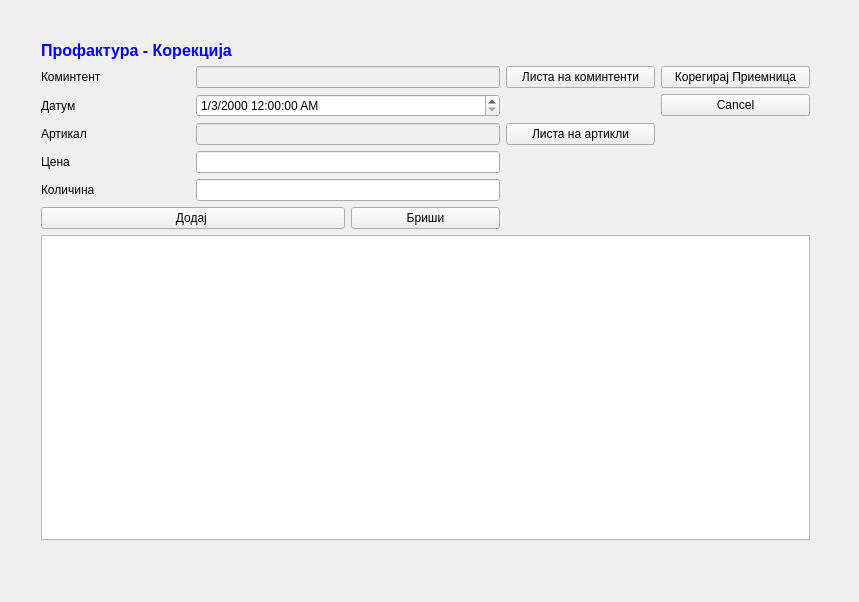
<?xml version="1.0" encoding="UTF-8"?>
<ui version="4.0">
 <class>QProFakturiKorekcijaClass</class>
 <widget class="QWidget" name="QProFakturiKorekcijaClass">
  <property name="geometry">
   <rect>
    <x>0</x>
    <y>0</y>
    <width>859</width>
    <height>602</height>
   </rect>
  </property>
  <property name="windowTitle">
   <string>QProFakturiKorekcija</string>
  </property>
  <widget class="QWidget" name="">
   <property name="geometry">
    <rect>
     <x>30</x>
     <y>30</y>
     <width>791</width>
     <height>521</height>
    </rect>
   </property>
   <layout class="QGridLayout" name="gridLayout">
    <item row="0" column="0" colspan="3">
     <widget class="QLabel" name="label_4">
      <property name="text">
       <string>&lt;!DOCTYPE HTML PUBLIC &quot;-//W3C//DTD HTML 4.0//EN&quot; &quot;http://www.w3.org/TR/REC-html40/strict.dtd&quot;&gt;
&lt;html&gt;&lt;head&gt;&lt;meta name=&quot;qrichtext&quot; content=&quot;1&quot; /&gt;&lt;style type=&quot;text/css&quot;&gt;
p, li { white-space: pre-wrap; }
&lt;/style&gt;&lt;/head&gt;&lt;body style=&quot; font-family:'MS Shell Dlg 2'; font-size:8.25pt; font-weight:400; font-style:normal;&quot;&gt;
&lt;p style=&quot; margin-top:0px; margin-bottom:0px; margin-left:0px; margin-right:0px; -qt-block-indent:0; text-indent:0px;&quot;&gt;&lt;span style=&quot; font-size:12pt; font-weight:600; color:#0000ff;&quot;&gt;Профактура - Корекција&lt;/span&gt;&lt;/p&gt;&lt;/body&gt;&lt;/html&gt;</string>
      </property>
     </widget>
    </item>
    <item row="1" column="0">
     <widget class="QLabel" name="label">
      <property name="text">
       <string>Коминтент</string>
      </property>
     </widget>
    </item>
    <item row="1" column="1" colspan="2">
     <widget class="QLineEdit" name="lineEdit">
      <property name="enabled">
       <bool>false</bool>
      </property>
      <property name="readOnly">
       <bool>true</bool>
      </property>
     </widget>
    </item>
    <item row="1" column="3">
     <widget class="QPushButton" name="pushButton">
      <property name="text">
       <string>Листа на коминтенти</string>
      </property>
     </widget>
    </item>
    <item row="1" column="4">
     <widget class="QPushButton" name="pushButton_4">
      <property name="text">
       <string>Корегирај Приемница</string>
      </property>
     </widget>
    </item>
    <item row="2" column="0">
     <widget class="QLabel" name="label_2">
      <property name="text">
       <string>Датум</string>
      </property>
     </widget>
    </item>
    <item row="2" column="1" colspan="2">
     <widget class="QDateTimeEdit" name="dateTimeEdit">
      <property name="date">
       <date>
        <year>2000</year>
        <month>3</month>
        <day>1</day>
       </date>
      </property>
      <property name="displayFormat">
       <string>d/M/yyyy h:mm:ss AP</string>
      </property>
     </widget>
    </item>
    <item row="2" column="4">
     <widget class="QPushButton" name="pushButton_5">
      <property name="text">
       <string>Cancel</string>
      </property>
     </widget>
    </item>
    <item row="3" column="0">
     <widget class="QLabel" name="label_3">
      <property name="text">
       <string>Артикал</string>
      </property>
     </widget>
    </item>
    <item row="3" column="1" colspan="2">
     <widget class="QLineEdit" name="lineEdit_2">
      <property name="enabled">
       <bool>false</bool>
      </property>
      <property name="readOnly">
       <bool>true</bool>
      </property>
     </widget>
    </item>
    <item row="3" column="3">
     <widget class="QPushButton" name="pushButton_2">
      <property name="text">
       <string>Листа на артикли</string>
      </property>
     </widget>
    </item>
    <item row="4" column="0">
     <widget class="QLabel" name="label_5">
      <property name="text">
       <string>Цена</string>
      </property>
     </widget>
    </item>
    <item row="4" column="1" colspan="2">
     <widget class="QLineEdit" name="lineEdit_3"/>
    </item>
    <item row="5" column="0">
     <widget class="QLabel" name="label_6">
      <property name="text">
       <string>Количина</string>
      </property>
     </widget>
    </item>
    <item row="5" column="1" colspan="2">
     <widget class="QLineEdit" name="lineEdit_4"/>
    </item>
    <item row="6" column="0" colspan="2">
     <widget class="QPushButton" name="pushButton_3">
      <property name="text">
       <string>Додај </string>
      </property>
     </widget>
    </item>
    <item row="6" column="2">
     <widget class="QPushButton" name="pushButton_6">
      <property name="text">
       <string>Бриши</string>
      </property>
     </widget>
    </item>
    <item row="7" column="0" colspan="5">
     <widget class="QTableView" name="tableView"/>
    </item>
   </layout>
  </widget>
 </widget>
 <layoutdefault spacing="6" margin="11"/>
 <tabstops>
  <tabstop>lineEdit</tabstop>
  <tabstop>pushButton</tabstop>
  <tabstop>dateTimeEdit</tabstop>
  <tabstop>lineEdit_2</tabstop>
  <tabstop>pushButton_2</tabstop>
  <tabstop>lineEdit_3</tabstop>
  <tabstop>lineEdit_4</tabstop>
  <tabstop>pushButton_3</tabstop>
  <tabstop>pushButton_6</tabstop>
  <tabstop>pushButton_4</tabstop>
  <tabstop>pushButton_5</tabstop>
  <tabstop>tableView</tabstop>
 </tabstops>
 <resources>
  <include location="sterna.qrc"/>
 </resources>
 <connections/>
</ui>
